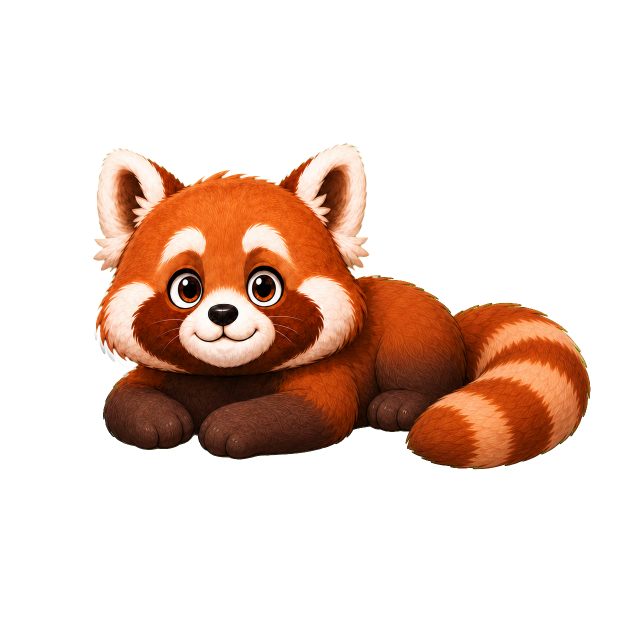
#> input picture asset/workbench/md-008-master-frames-stable-v1/mochidock-red-panda-attention-base-stable-v1.png, 1254 x 1254 px (shown at 1/2 size)
$ python render_md008_review.py
#> lines starting #> are read from the running program, lines starting #| are printed output that depends on the picture
#!/usr/bin/env python3
"""Render compact multi-background review sheets for MD-008 candidates."""

from pathlib import Path

from PIL import Image, ImageDraw


ROOT = Path(__file__).resolve().parents[2]
STABLE = ROOT / "asset/workbench/md-008-master-frames-stable-v1"
OUTPUT = STABLE / "md008-stable-v1-review.png"


def load(name: str) -> Image.Image:
    return Image.open(STABLE / name).convert("RGBA")
#> returned value is the input picture: PIL image 1254x1254 RGBA; mean R, G, B, A 45.6, 25, 14.9, 68.6


def checker(size: tuple[int, int], dark: bool = False) -> Image.Image:
    colors = ((38, 42, 48, 255), (54, 59, 66, 255)) if dark else ((246, 246, 246, 255), (222, 222, 222, 255))
    image = Image.new("RGBA", size, colors[0])
    draw = ImageDraw.Draw(image)
    tile = 20
    for y in range(0, size[1], tile):
        for x in range(0, size[0], tile):
            if (x // tile + y // tile) % 2:
                draw.rectangle((x, y, x + tile - 1, y + tile - 1), fill=colors[1])
    return image


def main() -> None:
    frames = [
        load("mochidock-red-panda-attention-base-stable-v1.png"),
        load("mochidock-red-panda-attention-tail-stable-v1.png"),
    ]
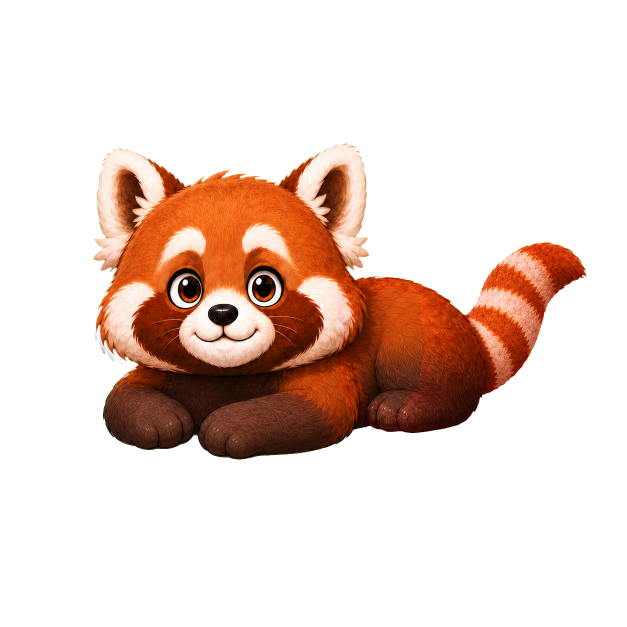
#> input picture asset/workbench/md-008-master-frames-stable-v1/mochidock-red-panda-attention-tail-stable-v1.png, 1254 x 1254 px (shown at 1/2 size)
#> in load, returned value is the input picture: PIL image 1254x1254 RGBA; mean R, G, B, A 41.7, 22.7, 14.2, 63.3
    cell = 420
    sheet = Image.new("RGBA", (cell * 2, cell * 2), (255, 255, 255, 255))
#> sheet: PIL image 840x840 RGBA; every value is 255
    for row, dark in enumerate((False, True)):
        for column, frame in enumerate(frames):
            background = checker((cell, cell), dark=dark)
            scaled = frame.resize((cell, cell), Image.Resampling.LANCZOS)
            background.alpha_composite(scaled)
            sheet.alpha_composite(background, (column * cell, row * cell))
#> this loop made 2 passes
#> pass 2, in checker (call 3), `image = Image.new("RGBA", size, colors[0])`:
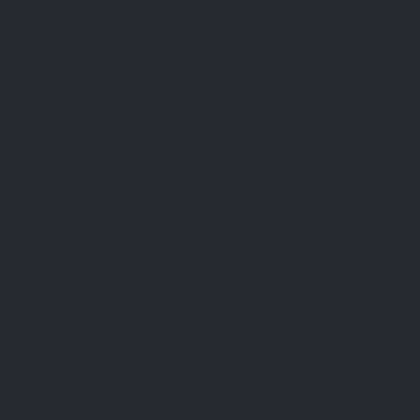
#> image: PIL image 420x420 RGBA; mean R, G, B, A 38, 42, 48, 255
#> after the loop:
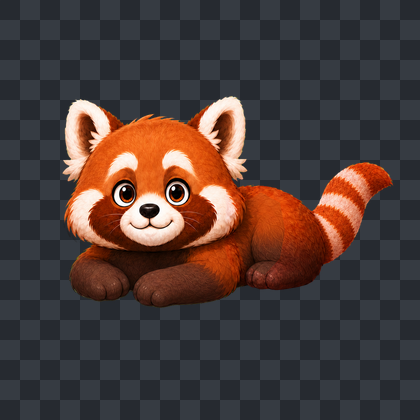
#> background: PIL image 420x420 RGBA; mean R, G, B, A 75.7, 60.2, 56.9, 255
#> after the loop:
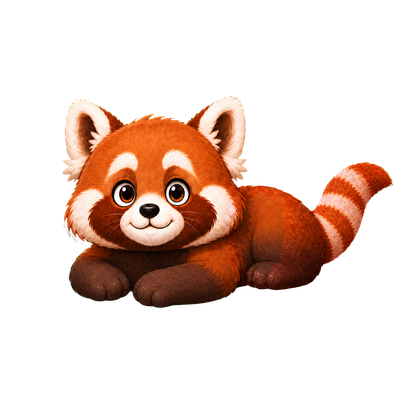
#> scaled: PIL image 420x420 RGBA; mean R, G, B, A 42.9, 23.3, 14.6, 63.3; transparent parts drawn white
#> after the loop:
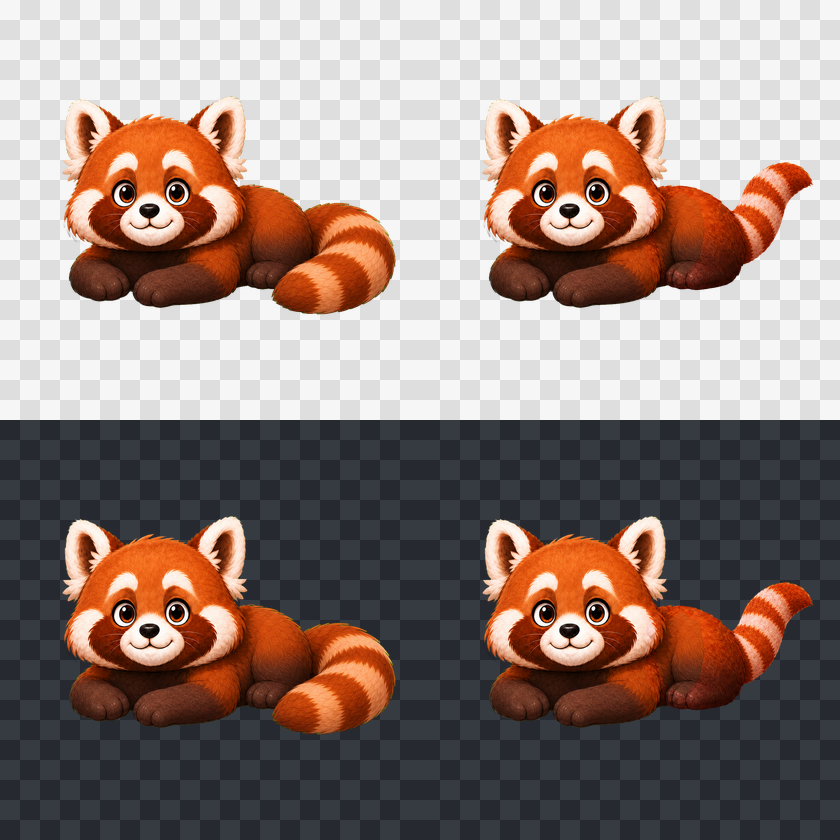
#> sheet: PIL image 840x840 RGBA; mean R, G, B, A 146.9, 128.9, 122.3, 255
    sheet.convert("RGB").save(OUTPUT, optimize=True)
    print(OUTPUT)


if __name__ == "__main__":
    main()
